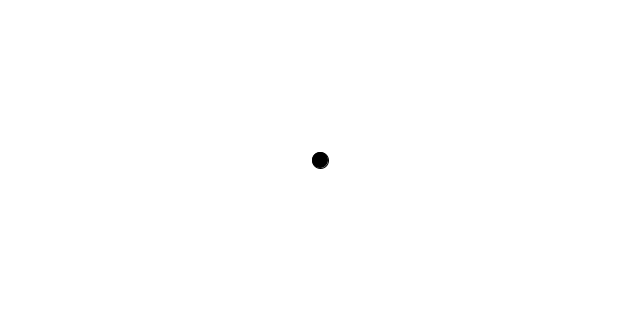
Frame 1 (no input)
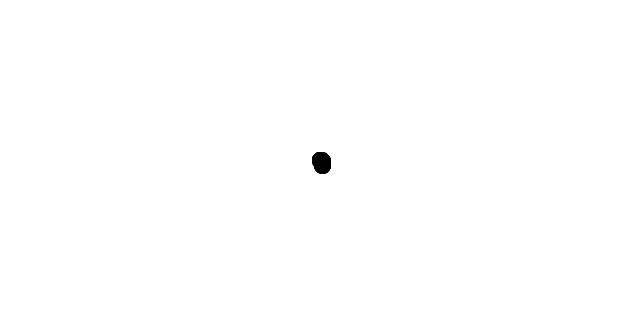
Frame 60 (the mouse pressed at the canvas centre just before this capture)
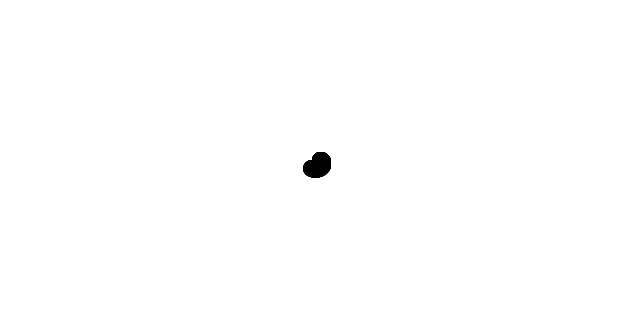
Frame 120 (the mouse held since frame 60 and released just before this capture)

The Processing sketch that drew these frames (run headless with seeded random() and noise(); from frame 60 on, the mouse is pressed at the canvas centre):

// Processing sketch: ex3_4_spiral
// ── ex3_4_spiral.pde
// 中央を原点としてその周りを回る渦巻き
float r = 0;    // 半径
float theta = 0; // 角度

void setup(){
  size(640, 320);
  background(255);
}

void draw(){
  // 極座標からデカルト座標を求める
  float x = r * cos(theta);
  float y = r * sin(theta);

  fill(0);
  ellipse(x + width/2, y + height/2, 16, 16);

  theta += 0.02;
  r += 0.1;
}
